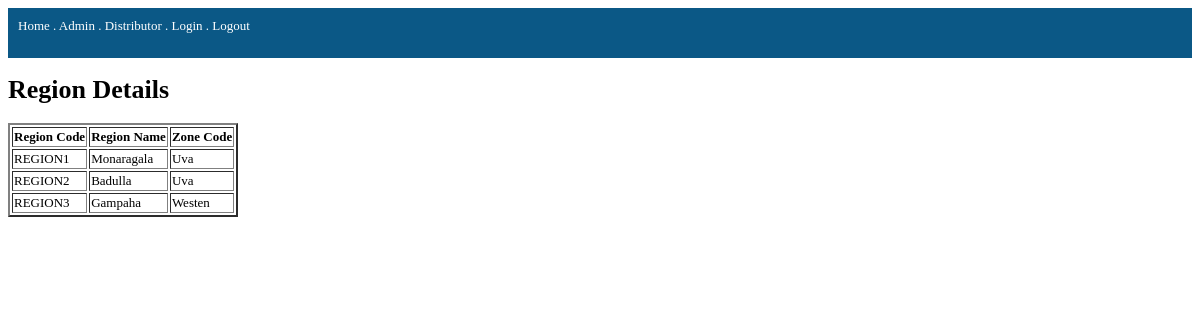
The page /region_view.php on the database its author committed.
### tables this page shows
CREATE TABLE `region` (
  `region_code` int(11) NOT NULL,
  `region_name` varchar(255) NOT NULL,
  `zone_code` int(11) NOT NULL,
  `rcode` varchar(255) NOT NULL
);

CREATE TABLE `zone` (
  `zone_code` int(255) NOT NULL,
  `zone_long_description` varchar(255) NOT NULL,
  `short_description` varchar(255) NOT NULL,
  `zcode` varchar(255) NOT NULL
);

### region_view.php (the view, shortened to what this page needs)
<?php
$connection=mysqli_connect("localhost","root","","testlinux");
include 'header.php';
?>
    <h1>Region Details</h1>
    <table border="2">
        <thead>
            <tr>
                <th>Region Code</th>
                <th>Region Name</th>
                <th>Zone Code</th>
            </tr>
        </thead>
        <tbody>
            <?php
                $table = mysqli_query($connection,"SELECT * FROM region INNER JOIN zone ON region.zone_code=zone.zone_code");
                while($row = mysqli_fetch_array($table)){ ?>
                    <tr id="<?php echo $row['region_code']; ?>">
                        <td><?php echo $row['rcode'] ?></td>
                        <td><?php echo $row['region_name'] ?></td>
                        <td><?php echo $row['zone_long_description'] ?></td>
                    </tr>
            <?php    }
            ?>
        </tbody>
    </table>
<?php include 'footer.php' ?>

### header.php (style rules this page uses)
body { font-family: verdana; font-size: 13px; }

### rows shown on the page
region: rcode "REGION1", region_name "Monaragala", zone_code.zone_long_description "Uva"
region: rcode "REGION2", region_name "Badulla", zone_code.zone_long_description "Uva"
region: rcode "REGION3", region_name "Gampaha", zone_code.zone_long_description "Westen"
